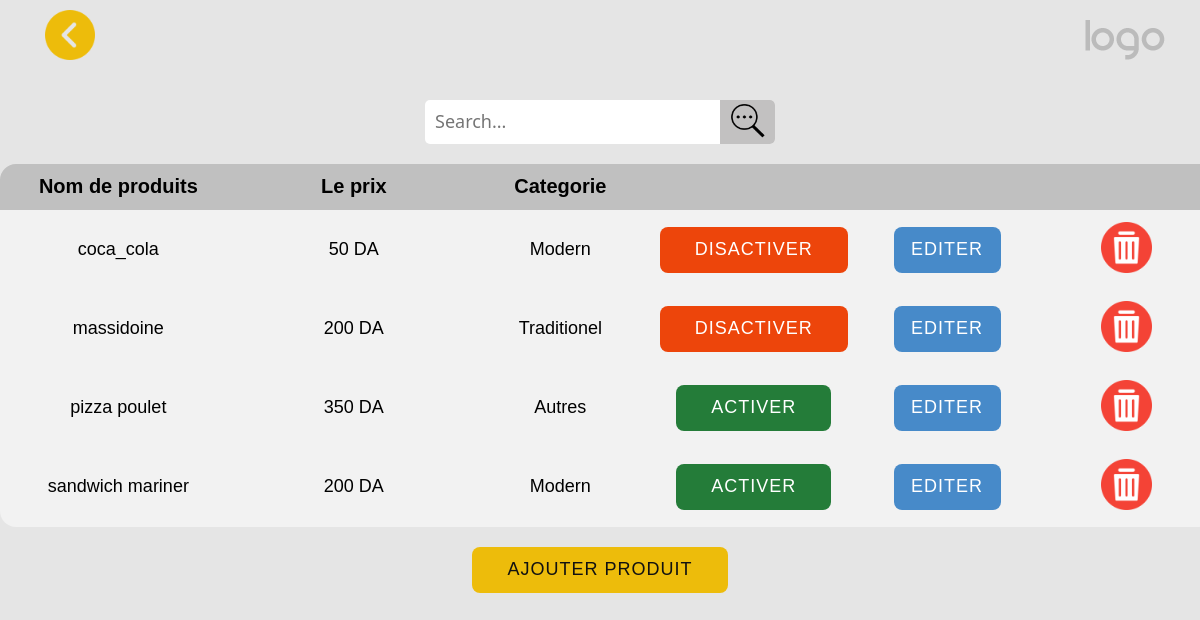
Page /editer-products on the earlier database version.
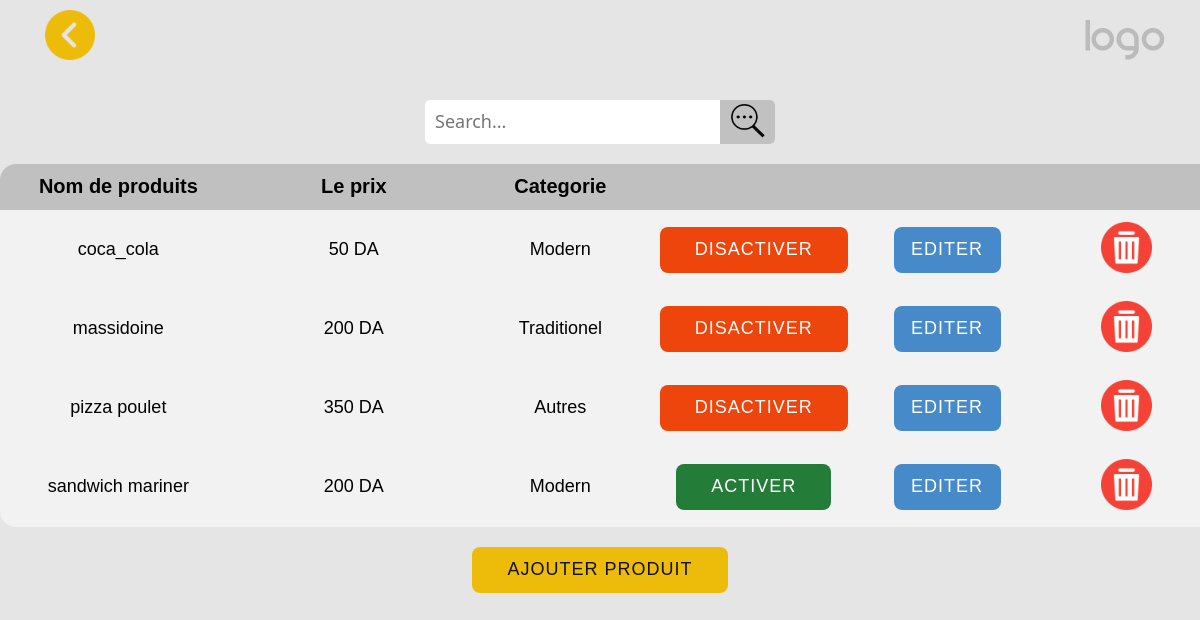
Same page on the later database version.
### main/models.py (models this page shows, shortened)
class Products(models.Model):
    prodCatChoices = [
        ('1', 'Traditionel'),
        ('2', 'Modern'),
        ('3', 'Boissant')
    ]
    prodName = models.CharField(max_length=30,null=False,help_text='entrer le nom de produit',verbose_name='nom de produit')
    prodPrix = models.IntegerField(null=False,help_text='prix de produit',verbose_name='prix de produit')
    prodCat = models.IntegerField(choices=prodCatChoices,null=False,help_text='choisit la categorie de ce produit',verbose_name='categorie de produit')
    isActive = models.BooleanField(help_text='activer ou desactiver ce produit', verbose_name='status de produit',default=True)
    img=models.ImageField(default='default.jpg',upload_to='profile_pics')

### main/views.py (the view)
# urls.py: path('editer-products', editProdsView, name='editer-products'),
def editProdsView(request):
    context = {}
    prods = Products.objects.all().order_by('prodName')
    context['products'] = prods
    context['catList'] = ['Traditionel', 'Modern', 'Autres']
    if 'act-dis' in request.POST:
        prod = Products.objects.get(id=request.POST['act-dis'])
        prod.isActive = not prod.isActive
        prod.save()
    return render(request,"main/products2.html",context)

### main/templates/main/products2.html (shortened to what the changed rows need)
<!DOCTYPE html>
<html style="font-size: 16px;" lang="en"><head>
    {% load static %}
    <link rel="stylesheet" href="{% static 'products2.css' %}" media="screen">
    <link rel="stylesheet" href="{% static 'header.css' %}" media="screen">
  </head>
  <body>
    <section class="u-clearfix u-grey-10 u-section-1" id="sec-9891">
      <div class="u-clearfix u-sheet u-sheet-1">
        <div class="u-table u-table-responsive u-table-1">
          <table class="u-table-entity">
            <colgroup>
            </colgroup>
            <thead class="u-align-center u-grey-25 u-table-header u-text-black u-table-header-1">
              <tr style="height: 46px;">
                <th class="u-table-cell"><span class="u-text-black">Nom de produits</span></th>
                <th class="u-table-cell">Le prix</th>
                <th class="u-table-cell">Categorie<br></th>
                <th class="u-grey-25 u-table-cell u-table-cell-4"></th>
                <th class="u-grey-25 u-table-cell u-table-cell-5"></th>
                <th class="u-grey-25 u-table-cell u-table-cell-5"></th>
              </tr>
            </thead>
            <tbody class="u-align-center u-grey-5 u-table-body u-text-black u-table-body-1">
              {% for prod in products %}
              <tr style="height: 60px;">
                <td class="u-border-1 u-border-grey-5 u-border-no-left u-border-no-right u-table-cell">{{prod.prodName}}</td>
                <td class="u-border-1 u-border-grey-5 u-border-no-left u-border-no-right u-table-cell">{{prod.prodPrix}} DA<br>
                </td>
                <td class="u-border-1 u-border-grey-5 u-border-no-left u-border-no-right u-table-cell">
                  {% for cat in catList %}
                    {% if forloop.counter == prod.prodCat %}
                      {{cat}}
                    {% endif %}
                  {% endfor %}
                  <br>
                </td>
                <td class="u-border-1 u-border-grey-5 u-border-no-left u-border-no-right u-table-cell">
                  <form method="post">{% csrf_token %}
                    {% if prod.isActive %}
                      <button  type="submit"  name="act-dis" value="{{prod.id}}" class="u-border-2 u-border-grey-75 u-btn u-btn-round u-button-style u-custom-color-1 u-hover-custom-color-2 u-radius-8 u-text-body-alt-color u-text-hover-white u-btn-4 activer_button"  style="background-color: #ed450b ; color : white">Disactiver<br></button>
                    {% else %}
                      <button  type="submit"  name="act-dis" value="{{prod.id}}" class="u-border-2 u-border-grey-75 u-btn u-btn-round u-button-style u-custom-color-1 u-hover-custom-color-2 u-radius-8 u-text-body-alt-color u-text-hover-white u-btn-4 disactiver_button" style="background-color: #247c39; color : white" >Activer<br></button>
                      {% endif %}
                  </form>
                </td>
                <td class="u-border-1 u-border-grey-5 u-border-no-left u-border-no-right u-table-cell">
                  <form method="post" action="ajouterEditer-product">{% csrf_token %}
                    <button  type="submit"  name="editPrd" value="{{prod.id}}" class="u-btn u-btn-round u-button-style u-hover-palette-1-dark-1 u-palette-1-base u-radius-8 u-btn-5" href="https://nicepage.com">Editer</button>
                  </form>
                </td>
                <td class="u-border-1 u-border-grey-5 u-border-no-left u-border-no-right u-table-cell">
                  <form method="post"  action="delete_product">{% csrf_token %}
                    <button value="{{prod.id}}" onclick="deleProd(this.value)" type="button" class="icon-button2"><img class="icon-supprime" src="/static/img/3687412.png"/></button>
                  </form >
                </td>
              </tr>
              {% endfor %}
            </tbody>
          </table>
        </div>
      </div>
    </section>
</body></html>

Differences in the rows shown:
changed Products "pizza poulet": isActive "ACTIVER" → "DISACTIVER"
